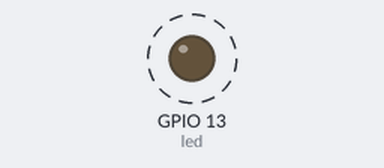
The sketch below on a simulated ESP8266 (NodeMCU). Parts: output pins drawn as LEDs (lit = HIGH). Dashed ring = blinking. WiFi joins after 1.5 s; servers stay silent unless stated; what the sketch prints to the serial monitor is not drawn.

Above: at 2.0 s.
Timing chart, 0 to 6.1 s (numbered marks = the images above):
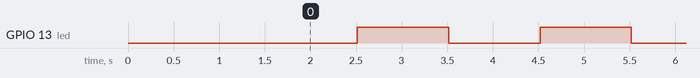

Measured:
- by itself, GPIO 13 (led): alternates HIGH for 1.0 s and LOW for 1.0 s

The sketch:

Multi_Rede_OTA.ino
```cpp
#include <ESP8266WiFi.h>
#include <ESP8266WiFiMulti.h>
#include <ArduinoOTA.h>

ESP8266WiFiMulti wifiMulti;     // Crie uma instância da classe ESP8266WiFiMulti, chamada 'wifiMulti'

const byte led = 13;

void setup() {
  Serial.begin(115200);         // Inicie a comunicação serial para enviar mensagens ao computador
  delay(10);
  Serial.println('\n');

  wifiMulti.addAP("ssid_from_AP_1", "your_password_for_AP_1");   // adicione as redes Wi-Fi às quais deseja se conectar
  wifiMulti.addAP("ssid_from_AP_2", "your_password_for_AP_2");
  wifiMulti.addAP("ssid_from_AP_3", "your_password_for_AP_3");

  Serial.println("Connecting ...");
  int i = 0;
  while (wifiMulti.run() != WL_CONNECTED) { // Aguarde até que o Wi-Fi se conecte
    delay(250);
    Serial.print('.');
  }
  Serial.println('\n');
  Serial.print("Connected to ");
  Serial.println(WiFi.SSID());              // Diga-nos a qual rede estamos conectados
  Serial.print("IP address:\t");
  Serial.println(WiFi.localIP());           // Envie o endereço IP do ESP8266 para o computador

  ArduinoOTA.setHostname("ESP8266");
  ArduinoOTA.setPassword("esp8266");

  ArduinoOTA.onStart([]() {
    Serial.println("Start");
  });
  ArduinoOTA.onEnd([]() {
    Serial.println("\nEnd");
  });
  ArduinoOTA.onProgress([](unsigned int progress, unsigned int total) {
    Serial.printf("Progress: %u%%\r", (progress / (total / 100)));
  });
  ArduinoOTA.onError([](ota_error_t error) {
    Serial.printf("Error[%u]: ", error);
    if (error == OTA_AUTH_ERROR) Serial.println("Auth Failed");
    else if (error == OTA_BEGIN_ERROR) Serial.println("Begin Failed");
    else if (error == OTA_CONNECT_ERROR) Serial.println("Connect Failed");
    else if (error == OTA_RECEIVE_ERROR) Serial.println("Receive Failed");
    else if (error == OTA_END_ERROR) Serial.println("End Failed");
  });
  ArduinoOTA.begin();
  Serial.println("OTA ready");

  pinMode(led, OUTPUT);
  digitalWrite(led, 1);
}

unsigned long previousTime = millis();

const unsigned long interval = 1000;

void loop() {
  ArduinoOTA.handle();
  unsigned long diff = millis() - previousTime;
  if(diff > interval) {
    digitalWrite(led, !digitalRead(led));  // Altere o estado do LED
    previousTime += diff;
  }
}
```
